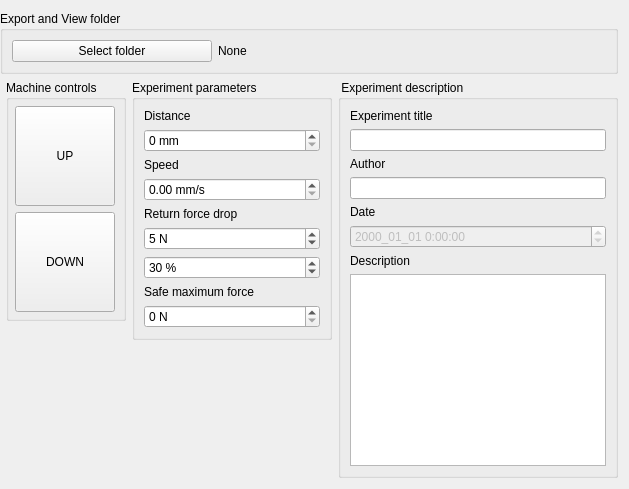
         <widget class="QWidget" name="ExperimentSetup">
          <layout class="QVBoxLayout" name="verticalLayout_12">
           <property name="leftMargin">
            <number>0</number>
           </property>
           <item>
            <widget class="QGroupBox" name="groupBox_2">
             <property name="title">
              <string>Export and View folder</string>
             </property>
             <layout class="QVBoxLayout" name="verticalLayout_10">
              <item>
               <widget class="QFrame" name="frame_2">
                <property name="frameShape">
                 <enum>QFrame::NoFrame</enum>
                </property>
                <property name="frameShadow">
                 <enum>QFrame::Raised</enum>
                </property>
                <layout class="QHBoxLayout" name="horizontalLayout_14">
                 <property name="leftMargin">
                  <number>0</number>
                 </property>
                 <property name="topMargin">
                  <number>0</number>
                 </property>
                 <property name="rightMargin">
                  <number>0</number>
                 </property>
                 <property name="bottomMargin">
                  <number>0</number>
                 </property>
                 <item>
                  <widget class="QPushButton" name="butOutSelectFolder">
                   <property name="maximumSize">
                    <size>
                     <width>200</width>
                     <height>16777215</height>
                    </size>
                   </property>
                   <property name="text">
                    <string>Select folder</string>
                   </property>
                  </widget>
                 </item>
                 <item>
                  <widget class="QLabel" name="labOutFolder">
                   <property name="text">
                    <string>None</string>
                   </property>
                  </widget>
                 </item>
                </layout>
               </widget>
              </item>
             </layout>
            </widget>
           </item>
           <item>
            <widget class="QFrame" name="frame">
             <layout class="QHBoxLayout" name="horizontalLayout_5" stretch="0,0,1">
              <property name="sizeConstraint">
               <enum>QLayout::SetDefaultConstraint</enum>
              </property>
              <property name="leftMargin">
               <number>6</number>
              </property>
              <property name="topMargin">
               <number>0</number>
              </property>
              <property name="rightMargin">
               <number>0</number>
              </property>
              <property name="bottomMargin">
               <number>0</number>
              </property>
              <item alignment="Qt::AlignLeft|Qt::AlignTop">
               <widget class="QGroupBox" name="groupBox">
                <property name="sizePolicy">
                 <sizepolicy hsizetype="Preferred" vsizetype="Preferred">
                  <horstretch>0</horstretch>
                  <verstretch>0</verstretch>
                 </sizepolicy>
                </property>
                <property name="maximumSize">
                 <size>
                  <width>16777215</width>
                  <height>16777215</height>
                 </size>
                </property>
                <property name="baseSize">
                 <size>
                  <width>100</width>
                  <height>0</height>
                 </size>
                </property>
                <property name="title">
                 <string>Machine controls</string>
                </property>
                <property name="alignment">
                 <set>Qt::AlignLeading|Qt::AlignLeft|Qt::AlignTop</set>
                </property>
                <layout class="QVBoxLayout" name="verticalLayout_7">
                 <property name="leftMargin">
                  <number>6</number>
                 </property>
                 <property name="topMargin">
                  <number>6</number>
                 </property>
                 <property name="rightMargin">
                  <number>6</number>
                 </property>
                 <property name="bottomMargin">
                  <number>6</number>
                 </property>
                 <item>
                  <widget class="TouchButton" name="buttonUp">
                   <property name="sizePolicy">
                    <sizepolicy hsizetype="Minimum" vsizetype="Fixed">
                     <horstretch>0</horstretch>
                     <verstretch>0</verstretch>
                    </sizepolicy>
                   </property>
                   <property name="minimumSize">
                    <size>
                     <width>50</width>
                     <height>100</height>
                    </size>
                   </property>
                   <property name="maximumSize">
                    <size>
                     <width>100</width>
                     <height>100</height>
                    </size>
                   </property>
                   <property name="text">
                    <string>UP</string>
                   </property>
                  </widget>
                 </item>
                 <item>
                  <widget class="TouchButton" name="buttonDown">
                   <property name="sizePolicy">
                    <sizepolicy hsizetype="Fixed" vsizetype="Fixed">
                     <horstretch>0</horstretch>
                     <verstretch>0</verstretch>
                    </sizepolicy>
                   </property>
                   <property name="minimumSize">
                    <size>
                     <width>50</width>
                     <height>100</height>
                    </size>
                   </property>
                   <property name="maximumSize">
                    <size>
                     <width>100</width>
                     <height>100</height>
                    </size>
                   </property>
                   <property name="text">
                    <string>DOWN</string>
                   </property>
                  </widget>
                 </item>
                </layout>
               </widget>
              </item>
              <item alignment="Qt::AlignTop">
               <widget class="QGroupBox" name="groupBox_4">
                <property name="sizePolicy">
                 <sizepolicy hsizetype="Preferred" vsizetype="Preferred">
                  <horstretch>0</horstretch>
                  <verstretch>0</verstretch>
                 </sizepolicy>
                </property>
                <property name="minimumSize">
                 <size>
                  <width>200</width>
                  <height>0</height>
                 </size>
                </property>
                <property name="title">
                 <string>Experiment parameters</string>
                </property>
                <layout class="QVBoxLayout" name="verticalLayout_8">
                 <item>
                  <widget class="QLabel" name="label_17">
                   <property name="sizePolicy">
                    <sizepolicy hsizetype="Preferred" vsizetype="Maximum">
                     <horstretch>0</horstretch>
                     <verstretch>0</verstretch>
                    </sizepolicy>
                   </property>
                   <property name="text">
                    <string>Distance</string>
                   </property>
                  </widget>
                 </item>
                 <item>
                  <widget class="QDoubleSpinBox" name="numExperimentDistance">
                   <property name="suffix">
                    <string> mm</string>
                   </property>
                   <property name="decimals">
                    <number>0</number>
                   </property>
                  </widget>
                 </item>
                 <item>
                  <widget class="QLabel" name="label_18">
                   <property name="sizePolicy">
                    <sizepolicy hsizetype="Preferred" vsizetype="Maximum">
                     <horstretch>0</horstretch>
                     <verstretch>0</verstretch>
                    </sizepolicy>
                   </property>
                   <property name="text">
                    <string>Speed</string>
                   </property>
                  </widget>
                 </item>
                 <item>
                  <widget class="QDoubleSpinBox" name="numExperimentSpeed">
                   <property name="suffix">
                    <string> mm/s</string>
                   </property>
                   <property name="decimals">
                    <number>2</number>
                   </property>
                   <property name="maximum">
                    <double>5.000000000000000</double>
                   </property>
                   <property name="singleStep">
                    <double>0.010000000000000</double>
                   </property>
                  </widget>
                 </item>
                 <item>
                  <widget class="QLabel" name="label_20">
                   <property name="sizePolicy">
                    <sizepolicy hsizetype="Preferred" vsizetype="Maximum">
                     <horstretch>0</horstretch>
                     <verstretch>0</verstretch>
                    </sizepolicy>
                   </property>
                   <property name="text">
                    <string>Return force drop</string>
                   </property>
                  </widget>
                 </item>
                 <item>
                  <widget class="QDoubleSpinBox" name="numExperimentForceDrop">
                   <property name="showGroupSeparator" stdset="0">
                    <bool>false</bool>
                   </property>
                   <property name="suffix">
                    <string> N</string>
                   </property>
                   <property name="decimals">
                    <number>0</number>
                   </property>
                   <property name="maximum">
                    <double>10000.000000000000000</double>
                   </property>
                   <property name="value">
                    <double>5.000000000000000</double>
                   </property>
                  </widget>
                 </item>
                 <item>
                  <widget class="QDoubleSpinBox" name="numExperimentForceDropPercent">
                   <property name="showGroupSeparator" stdset="0">
                    <bool>false</bool>
                   </property>
                   <property name="suffix">
                    <string> %</string>
                   </property>
                   <property name="decimals">
                    <number>0</number>
                   </property>
                   <property name="minimum">
                    <double>5.000000000000000</double>
                   </property>
                   <property name="maximum">
                    <double>100.000000000000000</double>
                   </property>
                   <property name="value">
                    <double>30.000000000000000</double>
                   </property>
                  </widget>
                 </item>
                 <item>
                  <widget class="QLabel" name="label_19">
                   <property name="sizePolicy">
                    <sizepolicy hsizetype="Preferred" vsizetype="Maximum">
                     <horstretch>0</horstretch>
                     <verstretch>0</verstretch>
                    </sizepolicy>
                   </property>
                   <property name="text">
                    <string>Safe maximum force</string>
                   </property>
                  </widget>
                 </item>
                 <item>
                  <widget class="QDoubleSpinBox" name="numExperimentSafeForce">
                   <property name="showGroupSeparator" stdset="0">
                    <bool>false</bool>
                   </property>
                   <property name="suffix">
                    <string> N</string>
                   </property>
                   <property name="decimals">
                    <number>0</number>
                   </property>
                   <property name="maximum">
                    <double>10000.000000000000000</double>
                   </property>
                  </widget>
                 </item>
                </layout>
               </widget>
              </item>
              <item>
               <widget class="QGroupBox" name="groupBox_5">
                <property name="title">
                 <string> Experiment description</string>
                </property>
                <layout class="QVBoxLayout" name="verticalLayout_9">
                 <item>
                  <widget class="QLabel" name="label_12">
                   <property name="text">
                    <string>Experiment title</string>
                   </property>
                  </widget>
                 </item>
                 <item>
                  <widget class="QLineEdit" name="inputExperimentTitle"/>
                 </item>
                 <item>
                  <widget class="QLabel" name="label_13">
                   <property name="text">
                    <string>Author</string>
                   </property>
                  </widget>
                 </item>
                 <item>
                  <widget class="QLineEdit" name="inputExperimentAuthor"/>
                 </item>
                 <item>
                  <widget class="QLabel" name="label_14">
                   <property name="text">
                    <string>Date</string>
                   </property>
                  </widget>
                 </item>
                 <item>
                  <widget class="QDateTimeEdit" name="inputExperimentDate">
                   <property name="enabled">
                    <bool>false</bool>
                   </property>
                   <property name="displayFormat">
                    <string>yyyy_MM_dd H:mm:ss</string>
                   </property>
                  </widget>
                 </item>
                 <item>
                  <widget class="QLabel" name="label_16">
                   <property name="text">
                    <string>Description</string>
                   </property>
                  </widget>
                 </item>
                 <item>
                  <widget class="QTextEdit" name="inputExperimentDescription"/>
                 </item>
                </layout>
               </widget>
              </item>
             </layout>
            </widget>
           </item>
          </layout>
         </widget>
